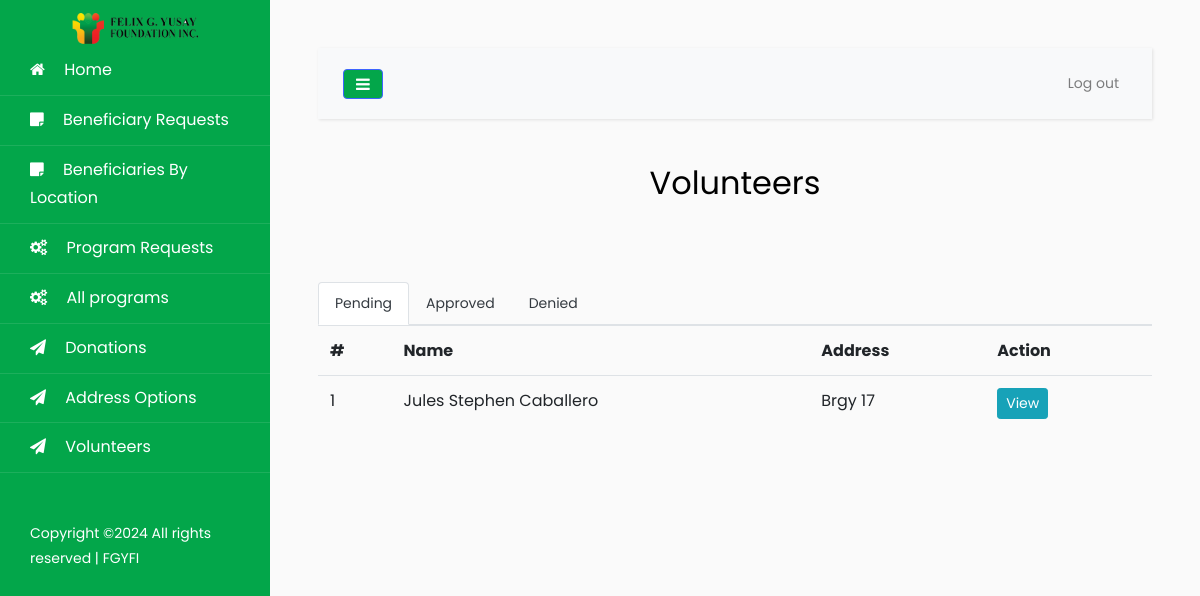
Page /pages/volunteers.php (signed in) on the committed database.
### tables this page shows
CREATE TABLE `volunteer` (
  `Id` int(11) NOT NULL AUTO_INCREMENT,
  `firstName` varchar(255) DEFAULT NULL,
  `lastName` varchar(255) DEFAULT NULL,
  `address` text,
  `city` varchar(255) DEFAULT NULL,
  `province` varchar(255) DEFAULT NULL,
  `postalCode` varchar(255) DEFAULT NULL,
  `mobileNumber` varchar(255) DEFAULT NULL,
  `email` varchar(255) DEFAULT NULL,
  `ecName` varchar(255) DEFAULT NULL,
  `ecRelationship` varchar(255) DEFAULT NULL,
  `ecContactNumber` varchar(255) DEFAULT NULL,
  `elementary` varchar(255) DEFAULT NULL,
  `elementaryYear` varchar(255) DEFAULT NULL,
  `highschool` varchar(255) DEFAULT NULL,
  `highschoolYear` varchar(255) DEFAULT NULL,
  `college` varchar(255) DEFAULT NULL,
  `collegeYear` varchar(255) DEFAULT NULL,
  `company` varchar(255) DEFAULT NULL,
  `position` varchar(255) DEFAULT NULL,
  `workFrom` varchar(255) DEFAULT NULL,
  `workTo` varchar(255) DEFAULT NULL,
  `dateAdded` varchar(255) DEFAULT NULL,
  `reason1` int(11) DEFAULT '0',
  `reason2` int(11) DEFAULT '0',
  `reason3` int(11) DEFAULT '0',
  `reason4` int(11) DEFAULT '0',
  `reason5` int(11) DEFAULT '0',
  `reason6` int(11) DEFAULT '0',
  `others` varchar(255) DEFAULT NULL,
  `status` varchar(255) DEFAULT 'Pending',
  PRIMARY KEY (`Id`)
);

### config/functions.php (called while the page is built, shortened)
<?php
function get_query_string($keyword, $default){
	return (isset($_GET[$keyword]) && $_GET[$keyword] != '') ? $_GET[$keyword] : $default;
}
?>

### config/Models.php (called while the page is built, shortened)
<?php
include "CRUD.php";
include "functions.php";
function volunteer() {
	$crud = new CRUD;
	$crud->table = "volunteer";
	return $crud;
}
?>

### config/CRUD.php (called while the page is built)
<?php class CRUD{var $table;var $obj=array();function arrayToQuery($query){$query_array=array();foreach($query as $key=>$key_value){if($key_value=="NOW()"){$query_array[]="$key=$key_value";}else{$query_array[]="$key='".htmlspecialchars($key_value,ENT_QUOTES)."'";}}return implode(', ',$query_array);}function list($query=""){$query=$query?"where ".$query:"";$db=Database::connect();$pdo=$db->prepare("select * from $this->table $query");$pdo->execute();$result=$pdo->fetchAll(PDO::FETCH_OBJ);Database::disconnect();return $result;}function count($query=""){$query=$query?"where ".$query:"";$db=Database::connect();$pdo=$db->prepare("select * from $this->table $query");$pdo->execute();Database::disconnect();return $pdo->rowCount();}function get($args){$db=Database::connect();$pdo=$db->prepare("select * from $this->table where $args");$pdo->execute();$result=$pdo->fetch(PDO::FETCH_OBJ);Database::disconnect();return $result;}function create(){$object=$this->arrayToQuery($this->obj);$db=Database::connect();$pdo=$db->prepare("insert into $this->table set $object");$pdo->execute();Database::disconnect();}function update($args){$object=$this->arrayToQuery($this->obj);$db=Database::connect();$pdo=$db->prepare("update $this->table set $object where $args");$pdo->execute();Database::disconnect();}function delete($args){$db=Database::connect();$pdo=$db->prepare("delete from $this->table where $args");$pdo->execute();Database::disconnect();}} ?>

### pages/volunteers.php (the view, shortened to what this page needs)
<?php
$ROOT_DIR="../";
include $ROOT_DIR . "templates/header.php";
$status = get_query_string("status", "Pending");
$volunteer_list = volunteer()->list("status='$status'");
$pendingActive = "";
$approvedActive = "";
$deniedActive = "";
if ($status=="Pending") {
  $pendingActive = "active";
}
?>
<center>
<h2>Volunteers</h2>
</center>
<br><br>
<ul class="nav nav-tabs mt-3">
<li class="nav-item">
  <a class="nav-link text-dark <?=$pendingActive?>" href="?status=Pending">Pending</a>
</li>
<li class="nav-item">
  <a class="nav-link text-dark <?=$approvedActive?>" href="?status=Approved">Approved</a>
</li>
<li class="nav-item">
  <a class="nav-link text-dark <?=$deniedActive?>" href="?status=Denied">Denied</a>
</li>
</ul>
<table class="table">
  <tr>
    <th>#</th>
    <th>Name</th>
    <th>Address</th>
    <th width="20%">Action</th>
  </tr>
<?php
  $count = 0;
 foreach ($volunteer_list as $row):
   $count +=1;
    ?>
  <tr class="item-items">
    <td class="item-data"
    ><?=$count;?></td>
    <td><?=$row->firstName;?> <?=$row->lastName;?></td>
    <td><?=$row->address;?></td>
    <td>
      <div class="action-btn">
        <a href="volunteer-detail.php?Id=<?=$row->Id;?>" class="btn btn-info btn-sm">View</a>
      </div>
    </td>
  </tr>
<?php endforeach; ?>
</table>
      <?php include $ROOT_DIR . "templates/footer.php"; ?>

### rows in the picture
volunteer: firstName "Jules Stephen", lastName "Caballero", address "Brgy 17"
